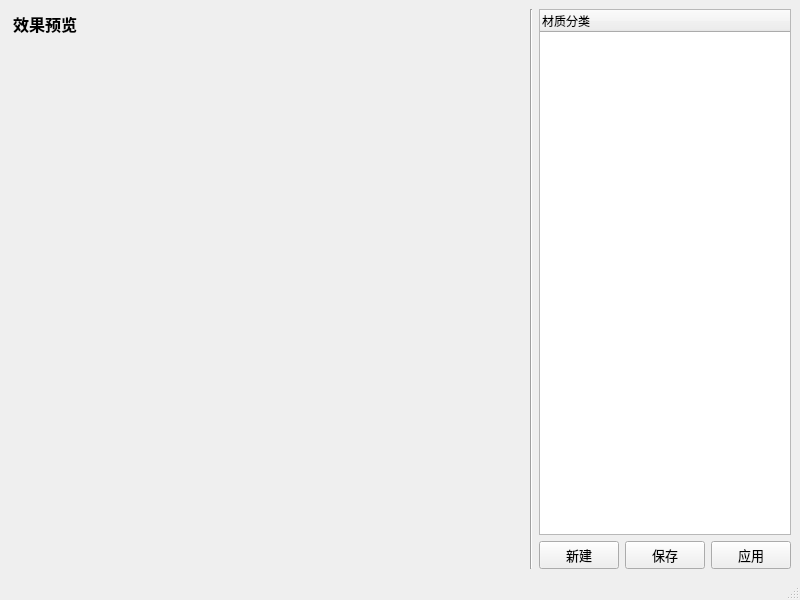
<?xml version="1.0" encoding="UTF-8"?>
<ui version="4.0">
 <class>matWindow</class>
 <widget class="QMainWindow" name="matWindow">
  <property name="geometry">
   <rect>
    <x>0</x>
    <y>0</y>
    <width>800</width>
    <height>600</height>
   </rect>
  </property>
  <property name="windowTitle">
   <string>MainWindow</string>
  </property>
  <widget class="QWidget" name="centralwidget">
   <layout class="QGridLayout" name="gridLayout_2">
    <item row="0" column="0">
     <layout class="QGridLayout" name="mainLayout" rowstretch="1,20" columnstretch="3,1,1,0">
      <item row="0" column="0">
       <widget class="QLabel" name="label">
        <property name="font">
         <font>
          <family>微软雅黑</family>
          <pointsize>12</pointsize>
          <weight>75</weight>
          <bold>true</bold>
         </font>
        </property>
        <property name="text">
         <string> 效果预览</string>
        </property>
        <property name="alignment">
         <set>Qt::AlignBottom|Qt::AlignLeading|Qt::AlignLeft</set>
        </property>
       </widget>
      </item>
      <item row="0" column="2" rowspan="2" colspan="2">
       <layout class="QGridLayout" name="infoLayout">
        <item row="1" column="2">
         <widget class="QPushButton" name="applyButton">
          <property name="font">
           <font>
            <family>微软雅黑</family>
            <pointsize>10</pointsize>
           </font>
          </property>
          <property name="text">
           <string>应用</string>
          </property>
         </widget>
        </item>
        <item row="1" column="0">
         <widget class="QPushButton" name="createButton">
          <property name="font">
           <font>
            <family>微软雅黑</family>
            <pointsize>10</pointsize>
           </font>
          </property>
          <property name="text">
           <string>新建</string>
          </property>
         </widget>
        </item>
        <item row="1" column="1">
         <widget class="QPushButton" name="saveButton">
          <property name="font">
           <font>
            <family>微软雅黑</family>
            <pointsize>10</pointsize>
           </font>
          </property>
          <property name="text">
           <string>保存</string>
          </property>
         </widget>
        </item>
        <item row="0" column="0" colspan="3">
         <widget class="QTreeWidget" name="treeWidget">
          <column>
           <property name="text">
            <string>材质分类</string>
           </property>
          </column>
         </widget>
        </item>
       </layout>
      </item>
      <item row="1" column="0">
       <layout class="QGridLayout" name="viewLayout">
        <property name="leftMargin">
         <number>10</number>
        </property>
        <property name="topMargin">
         <number>35</number>
        </property>
        <property name="rightMargin">
         <number>10</number>
        </property>
        <property name="bottomMargin">
         <number>10</number>
        </property>
       </layout>
      </item>
      <item row="0" column="1" rowspan="2">
       <widget class="Line" name="line">
        <property name="orientation">
         <enum>Qt::Vertical</enum>
        </property>
       </widget>
      </item>
     </layout>
    </item>
   </layout>
  </widget>
  <widget class="QMenuBar" name="menubar">
   <property name="geometry">
    <rect>
     <x>0</x>
     <y>0</y>
     <width>800</width>
     <height>26</height>
    </rect>
   </property>
  </widget>
  <widget class="QStatusBar" name="statusbar"/>
 </widget>
 <resources/>
 <connections/>
</ui>
